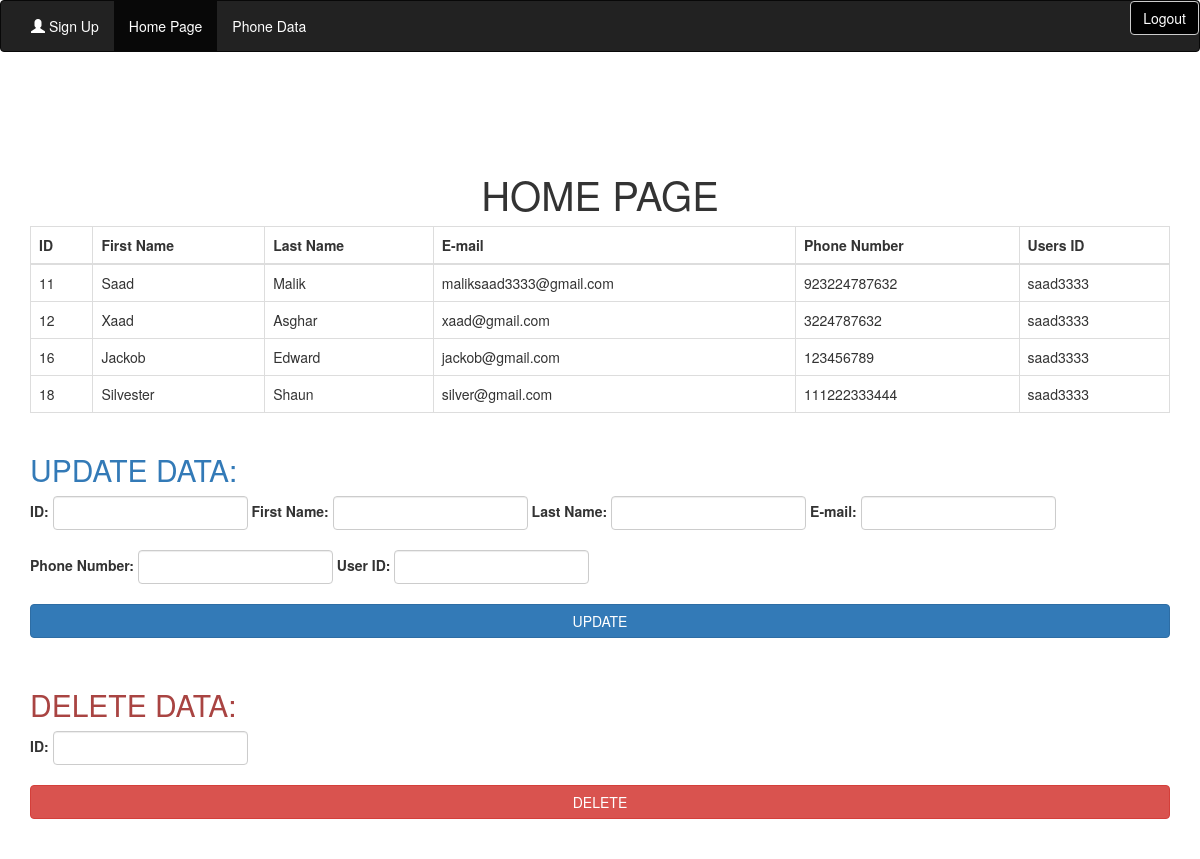
Page /fst.php?login=successfull (signed in) on the committed database.
### tables this page shows
CREATE TABLE `phonenum` (
  `id` int(11) NOT NULL,
  `fname` varchar(255) NOT NULL,
  `lname` varchar(255) NOT NULL,
  `email` varchar(255) NOT NULL,
  `phone` bigint(20) NOT NULL,
  `users` varchar(255) NOT NULL
);

### fst.php (the view, shortened to what this page needs)
<?php
include_once 'headerFile.php';
include_once 'db.php';
 ?>
    <ul class="nav navbar-nav">
      <li class="active" ><a href="fst.php" style="color: white">Home Page</a></li>
      <li ><a href="phone.php" style="color: white">Phone Data</a></li>
    </ul>
</div>
</nav>
<center><h1 style="font-size: 40px ; padding-top: 100px">HOME PAGE</h1></center>
<?php
if (isset($_SESSION['u_id'])) {
$selecterEmail = $_SESSION['u_email'];
$selecterName = $_SESSION['u_first'];
$sql = "SELECT * FROM phonenum WHERE email = '$selecterEmail' OR users = '$selecterName'";
$result = mysqli_query($conn, $sql);
if (mysqli_num_rows($result) > 0) {
    echo '<div class="container">
  <table class="table table-bordered table-hover table-responsive">
    <thead>
      <tr>
        <th>ID</th>
        <th>First Name</th>
        <th>Last Name</th>
        <th>E-mail</th>
        <th>Phone Number</th>
        <th>Users ID</th>
      </tr>
    </thead>
    <tbody>';
    while($row = mysqli_fetch_assoc($result)) {
      echo "<tr>
        <td>";
        echo $row["id"];
        echo "</td>";
        echo "<td>";
        echo $row["fname"];
        echo "</td>";
        echo "<td>";
        echo $row["lname"];
        echo "</td>";
        echo "<td>";
        echo $row["email"];
        echo "</td>";
        echo "<td>";
        echo $row["phone"];
        echo "</td>";
        echo "<td>";
        echo $row["users"];
        echo "</td>";
        echo "</tr>";
}
echo '</tbody>
  </table>
</div>';
echo '<div class="container">
  <h2 class="text text-primary">UPDATE DATA:</h2>
  <form class="form-inline" action="update.php" method="POST">
    <div class="form-group">
      <label for="i_id">ID: </label>
      <input class="form-control" id="i_id" name = "i_id" type="number" required>
    </div>
     <div class="form-group">
      <label for="i_fname">First Name: </label>
      <input class="form-control" id="i_fname" name="i_fname" type="text" required>
    </div>
          <div class="form-group">
      <label for="i_sname">Last Name: </label>
      <input class="form-control" id="i_sname" name="i_sname" type="text" required>
    </div>
    <div class="form-group">
      <label for="i_email">E-mail: </label>
      <input class="form-control" id="i_email" name="i_email" type="email" required>
    </div>
    <div class="form-group" style="margin-top: 20px">
      <label for="i_phone">Phone Number: </label>
      <input class="form-control" id="i_phone" name="i_phone" type="number" required>
    </div>
    <div class="form-group" style="margin-top: 20px">
      <label for="i_users">User ID: </label>
      <input class="form-control" id="i_users" name="i_users" type="text" required>
    </div>
    	<button style="margin-top: 20px" type="submit" name="updateBtn" id="updateBtn"  class="btn btn-primary btn-block">UPDATE</button>
  </form>
</div>
<div class="container" style="margin-top: 30px">
  <h2 class="text text-danger">DELETE DATA:</h2>
  <form class="form-inline" action="del.php" method="POST">
    <div class="form-group">
      <label for="new_id">ID: </label>
      <input class="form-control" id="new_id" name="new_id" type="number">
    </div>
    	<button style="margin-top: 20px; margin-bottom: 40px" type="submit" name="delBtn" class="btn btn-danger btn-block">DELETE</button>
  </form>
</div>
';
}
else{
	echo '<center><p style="color: red; font-size: 50px; margin-top: 100px">Table is Empty...!!</p></center>';
}
}
else{
	echo '<center><p style="color: blue; font-size: 50px; margin-top: 100px">LOGIN To View Data...!!</p></center>';
}
 ?>
  <?php
include_once 'footer.php';
   ?>

### headerFile.php (shortened to what this page needs)
<!DOCTYPE html>
<html>
<head>
  <link rel="stylesheet" href="https://maxcdn.bootstrapcdn.com/bootstrap/3.3.7/css/bootstrap.min.css">
</head>
<body>
<nav class="navbar navbar-inverse">
  <div class="container-fluid">
    <ul class="nav navbar-nav navbar-left">
<li><a href="scnd.php" style="color: white" type="submit"><span class="glyphicon glyphicon-user"></span> Sign Up</a></li>
    </ul>
    <ul class="nav navbar-nav navbar-right">
<?php
if (isset($_SESSION['u_id'])) {
  echo '<form class="form-inline" action="logout.php" method="POST">
  <button style="background-color: black; color: white" type="submit" name="lout" class="btn btn-default">Logout</button>
</form>';
}
 ?>
    </ul>

### footer.php
</body>
</html>

### rows in the picture
phonenum: id "11", fname "Saad", lname "Malik", email "maliksaad3333@gmail.com", phone "923224787632", users "saad3333"
phonenum: id "12", fname "Xaad", lname "Asghar", email "xaad@gmail.com", phone "3224787632", users "saad3333"
phonenum: id "16", fname "Jackob", lname "Edward", email "jackob@gmail.com", phone "123456789", users "saad3333"
phonenum: id "18", fname "Silvester", lname "Shaun", email "silver@gmail.com", phone "111222333444", users "saad3333"
